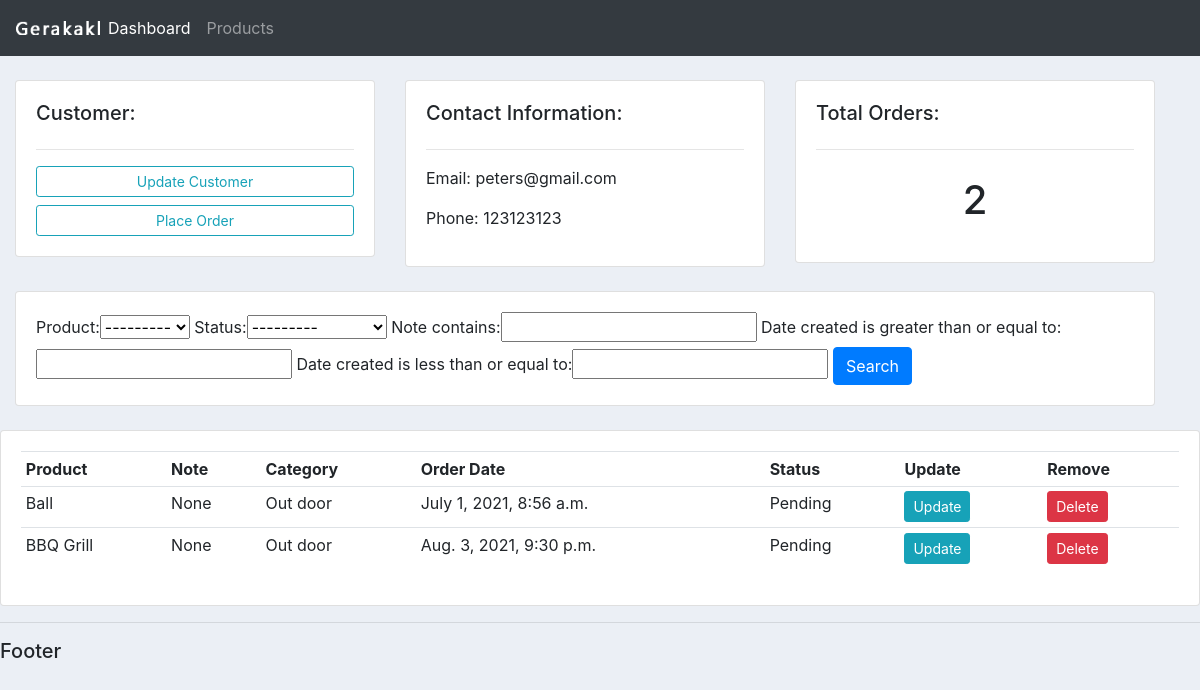
The app's page /customer/2/ with its own data.
### accounts/models.py (models this page shows, shortened)
class Customer(models.Model):
    name = models.CharField(max_length=200, null=True)
    phone = models.CharField(max_length=200, null=True)
    email = models.CharField(max_length=200, null=True)
    date_created = models.DateTimeField(auto_now_add=True, null=True)

class Order(models.Model):
    STATUS = (
        ('Pending', 'Pending'),
        ('Out for delivery', 'Out for delivery'),
        ('Delivered', 'Delivered'),
    )
    customer = models.ForeignKey(Customer, null=True, on_delete=models.SET_NULL)
    product = models.ForeignKey(Product, null=True, on_delete=models.SET_NULL)
    date_created = models.DateTimeField(auto_now_add=True, null=True)
    status = models.CharField(max_length=200, null=True, choices=STATUS)
    note = models.CharField(max_length=1000, null=True)

class Product(models.Model):
    CATEGORY = (
        ('Indoor', 'Indoor'),
        ('Out door', 'Out door'),
    )
    name = models.CharField(max_length=200, null=True)
    price = models.FloatField(null=True)
    category = models.CharField(max_length=200, null=True, choices=CATEGORY)
    description = models.CharField(max_length=200, null=True, blank=True)
    date_created = models.DateTimeField(auto_now_add=True, null=True)
    tags = models.ManyToManyField(Tag)
    def __str__(self):
        return self.name

### accounts/views.py (the view)
# urls.py: path('customer/<str:pk>/', views.customer, name="customer"),
def customer(request, pk):
    customer = Customer.objects.get(id=pk)
    orders = customer.order_set.all()
    order_count = orders.count()
    myFilter = OrderFilter(request.GET, queryset=orders)
    orders = myFilter.qs
    context = {'customer': customer, 'orders': orders, 'order_count': order_count,
               'myFilter': myFilter}
    return render(request, 'accounts/customer.html', context)

### accounts/templates/accounts/customer.html
{% extends 'accounts/main.html' %}
{% block content %}
<br>
<div class="container-fluid row">
    <div class="col-md">
        <div class="card card-body">
            <h5>Customer:</h5>
            <hr>
            <a class="btn btn-outline-info btn-sm btn-block" href="">Update Customer</a>
            <a class="btn btn-outline-info btn-sm btn-block" href="{% url 'create_order' customer.id %}">Place Order</a>
        </div>
    </div>
    <div class="col-md">
        <div class="card card-body">
            <h5>Contact Information:</h5>
            <hr>
            <p>Email: {{customer.email}}</p>
            <p>Phone: {{customer.phone}}</p>
        </div>
    </div>
    <div class="col-md">
        <div class="card card-body">
            <h5>Total Orders:</h5>
            <hr>
            <h1 style="text-align: center; padding: 10px">{{order_count}}</h1>
        </div>
    </div>
</div>
<br>
<div class="container-fluid row">
    <div class="col">
        <div class="card card-body">
            <form method="get">
                    {{myFilter.form}}
                <button class="btn btn-primary" type="submit">Search</button>
            </form>
        </div>
    </div>
</div>
<br>
<div class="row">
    <div class="col-md">
        <div class="card card-body">
            <table class="table table-sm">
                <tr>
                    <th>Product</th>
                    <th>Note</th>
                    <th>Category</th>
                    <th>Order Date</th>
                    <th>Status</th>
                    <th>Update</th>
                    <th>Remove</th>
                </tr>
                {% for order in orders %}
                <tr>
                    <td>{{order.product}}</td>
                    <td>{{order.note}}</td>
                    <td>{{order.product.category}}</td>
                    <td>{{order.date_created}}</td>
                    <td>{{order.status}}</td>
                    <td><a class="btn btn-sm btn-info" href="{% url 'update_order' order.id %}">Update</a></td>
                    <td><a class="btn btn-sm btn-danger" href="{% url 'delete_order' order.id %}">Delete</a></td>
                </tr>
                {% endfor %}
            </table>
        </div>
    </div>
</div>
{% endblock %}

### static/css/main.css (style rules this page uses)
body { background-color: #ebeff5; }

### records on screen
Customer: email "peters@gmail.com", phone "123123123"
Order: product "Ball", note "None", product.category "Out door", date_created "July 1, 2021, 8:56 a.m.", status "Pending"
Order: product "BBQ Grill", note "None", product.category "Out door", date_created "Aug. 3, 2021, 9:30 p.m.", status "Pending"

### other values on screen
{{ order_count }} "2"
